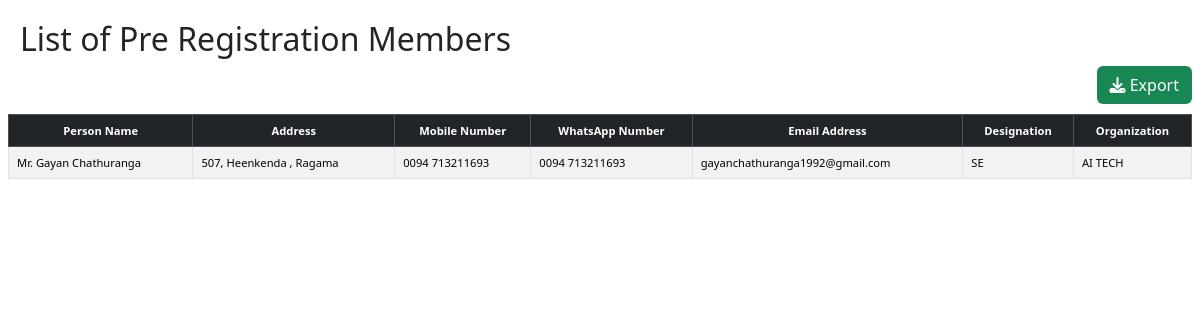
Page /view_data/viewdata.php on the committed database.
### tables this page shows
CREATE TABLE `pre_registration` (
  `id` int(11) NOT NULL,
  `contact_per_title` varchar(10) DEFAULT NULL,
  `contact_per_name` varchar(255) DEFAULT NULL,
  `full_address` varchar(255) DEFAULT NULL,
  `mobile_ext` varchar(5) DEFAULT NULL,
  `mobile_number` varchar(20) DEFAULT NULL,
  `whatsapp_ext` varchar(5) DEFAULT NULL,
  `whatsapp_number` varchar(20) DEFAULT NULL,
  `email` varchar(255) DEFAULT NULL,
  `designation` varchar(255) DEFAULT NULL,
  `organization` varchar(255) DEFAULT NULL
);

### view_data/viewdata.php (the view, shortened to what this page needs)
<?php
$connect = mysqli_connect("localhost", "root", "", "hotel_show_2024");
$sql = "SELECT * FROM pre_registration";
$result = mysqli_query($connect, $sql);
?>
<html>
 <head>
  <link href="https://cdn.jsdelivr.net/npm/bootstrap@5.3.2/dist/css/bootstrap.min.css" rel="stylesheet">
  <link rel="stylesheet" href="https://cdnjs.cloudflare.com/ajax/libs/font-awesome/6.5.1/css/all.min.css" />
 </head>
 <body>
  <div class="container">
    <h2>List of Pre Registration Members</h2>
   <div class="row table-responsive">
        <div class="col-md-12 head">
            <div class="float-end">
                <a href="export.php" class="btn btn-succcess"><i class="fa fa-download"></i>&nbsp;Export</a>
            </div>
        </div>
        <table class="table table-striped table-bordered">
            <thead class="table-dark">
                <tr>
                    <th>Person Name</th>
                    <th>Address</th>
                    <th>Mobile Number</th>
                    <th>WhatsApp Number</th>
                    <th>Email Address</th>
                    <th>Designation</th>
                    <th>Organization</th>
                </tr>
            </thead>
            <tbody>
                <?php
                while($row = mysqli_fetch_array($result))
                {
                    echo '
                <tr>
                    <td>'.$row["contact_per_title"].' '.$row["contact_per_name"].'</td>
                    <td>'.$row["full_address"].'</td>
                    <td>'.$row["mobile_ext"].' '.$row["mobile_number"].'</td>
                    <td>'.$row["whatsapp_ext"].' '.$row["whatsapp_number"].'</td>
                    <td>'.$row["email"].'</td>
                    <td>'.$row["designation"].'</td>
                    <td>'.$row["organization"].'</td>
                </tr>
                    ';
                }
                ?>
            </tbody>
        </table>
   </div>
  </div>
 </body>
</html>

### view_data/viewdata.php (style rules this page uses)
.container { padding: 20px; max-width: 1400px; }
th { text-align: center; }
table tr th, table tr td { font-size: 0.7rem; }
.head { margin-bottom: 10px; padding-left: 0; padding-right: 0; }
.btn { background-color: #198754; color: white; }

### rows in the picture
pre_registration: contact_per_title "Mr.", contact_per_name "Gayan Chathuranga", full_address "507, Heenkenda , Ragama", mobile_ext "0094", mobile_number "713211693", whatsapp_ext "0094", whatsapp_number "713211693", email "gayanchathuranga1992@gmail.com", designation "SE", organization "AI TECH"
